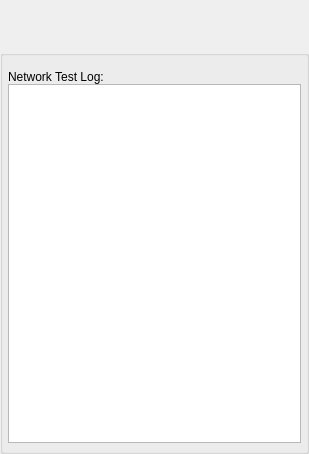
<?xml version="1.0" encoding="UTF-8"?>
<ui version="4.0">
 <class>NetworkTestStartupDlg</class>
 <widget class="QDialog" name="NetworkTestStartupDlg">
  <property name="windowModality">
   <enum>Qt::ApplicationModal</enum>
  </property>
  <property name="geometry">
   <rect>
    <x>0</x>
    <y>0</y>
    <width>309</width>
    <height>454</height>
   </rect>
  </property>
  <property name="windowTitle">
   <string>Connection Test</string>
  </property>
  <property name="windowOpacity">
   <double>1.000000000000000</double>
  </property>
  <property name="toolTip">
   <string/>
  </property>
  <layout class="QVBoxLayout" name="verticalLayout">
   <property name="spacing">
    <number>0</number>
   </property>
   <property name="leftMargin">
    <number>0</number>
   </property>
   <property name="topMargin">
    <number>0</number>
   </property>
   <property name="rightMargin">
    <number>0</number>
   </property>
   <property name="bottomMargin">
    <number>0</number>
   </property>
   <item>
    <widget class="TitleBarWidget" name="m_TitleBarWidget" native="true">
     <property name="sizePolicy">
      <sizepolicy hsizetype="Preferred" vsizetype="Preferred">
       <horstretch>0</horstretch>
       <verstretch>0</verstretch>
      </sizepolicy>
     </property>
     <property name="minimumSize">
      <size>
       <width>0</width>
       <height>50</height>
      </size>
     </property>
     <property name="maximumSize">
      <size>
       <width>16777215</width>
       <height>103</height>
      </size>
     </property>
    </widget>
   </item>
   <item>
    <widget class="QGroupBox" name="DialogItemsGroupBox">
     <property name="minimumSize">
      <size>
       <width>0</width>
       <height>0</height>
      </size>
     </property>
     <property name="title">
      <string/>
     </property>
     <layout class="QGridLayout" name="gridLayout">
      <property name="leftMargin">
       <number>5</number>
      </property>
      <property name="topMargin">
       <number>0</number>
      </property>
      <property name="rightMargin">
       <number>5</number>
      </property>
      <property name="bottomMargin">
       <number>8</number>
      </property>
      <property name="spacing">
       <number>0</number>
      </property>
      <item row="2" column="0">
       <widget class="QLabel" name="LogLabel">
        <property name="text">
         <string>Network Test Log:</string>
        </property>
       </widget>
      </item>
      <item row="3" column="0">
       <widget class="QTextEdit" name="LogEdit"/>
      </item>
      <item row="0" column="0">
       <widget class="QLabel" name="m_StatusLabel">
        <property name="text">
         <string notr="true"/>
        </property>
       </widget>
      </item>
     </layout>
    </widget>
   </item>
   <item>
    <widget class="BottomBarWidget" name="m_BottomBarWidget" native="true">
     <property name="sizePolicy">
      <sizepolicy hsizetype="Expanding" vsizetype="Minimum">
       <horstretch>0</horstretch>
       <verstretch>0</verstretch>
      </sizepolicy>
     </property>
     <property name="minimumSize">
      <size>
       <width>30</width>
       <height>0</height>
      </size>
     </property>
     <property name="autoFillBackground">
      <bool>true</bool>
     </property>
    </widget>
   </item>
  </layout>
 </widget>
 <customwidgets>
  <customwidget>
   <class>TitleBarWidget</class>
   <extends>QWidget</extends>
   <header>TitleBarWidget.h</header>
   <container>1</container>
  </customwidget>
  <customwidget>
   <class>BottomBarWidget</class>
   <extends>QWidget</extends>
   <header location="global">BottomBarWidget.h</header>
   <container>1</container>
  </customwidget>
 </customwidgets>
 <resources/>
 <connections/>
</ui>
